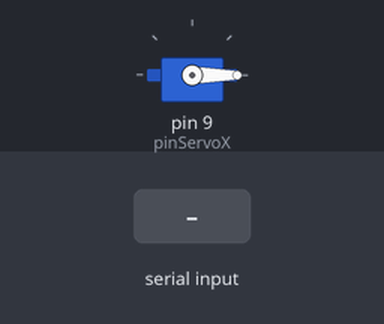
This sketch was run on a simulated Arduino Uno, built with avr-gcc and run on an emulated ATmega328P. Parts: servo. The inputs (shaded band) are chosen by the test bench.

Above: at 1.2 s.
1.3 s: "90,45\n" received over Serial
At 2.2 s:
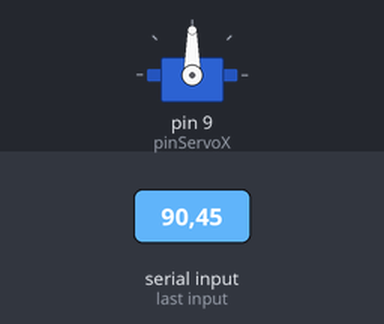
2.8 s: "30,150\n" received over Serial
At 3.2 s:
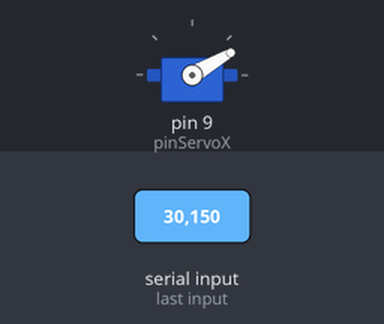
4.3 s: "200\n" received over Serial
At 4.8 s:
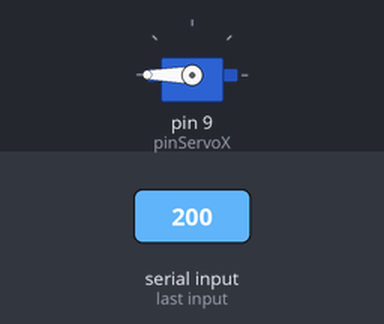
5.8 s: "90\n" received over Serial
At 6.9 s:
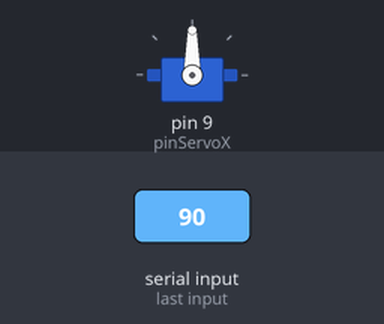
Timing chart, 0 to 8.3 s (numbered marks = the images above; inputs shaded):
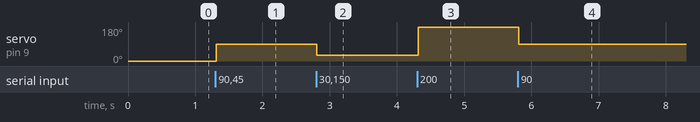

The sketch:

servo_connection.ino
```cpp
#include <Servo.h>

Servo servoX;  // Objeto Servo para el eje X

double Kp = 1.0;  // Constante proporcional
double Ki = 0.0;  // Constante integral
double Kd = 0.0;  // Constante derivativa

double errorX, lastErrorX;
double integralX, derivativeX;

double targetX;  // Posición objetivo en el eje X (coordenada de la cara)

int pinServoX = 9;  // Pin donde está conectado el servo X

void setup() {
  servoX.attach(pinServoX);  // Inicializar el servo en el pin correspondiente
  servoX.write(90);  // Posición inicial del servo (ejemplo: centrado)

  // Inicializar valores del PID
  errorX = 0;
  lastErrorX = 0;
  integralX = 0;
  derivativeX = 0;

  Serial.begin(9600);  // Iniciar comunicación serial
}

void loop() {
  if (Serial.available() > 0) {
    String data = Serial.readStringUntil('\n');
    targetX = data.toInt();  // Leer la posición objetivo desde el PC
  }

  // Calcular error en X
  double actualPositionX = servoX.read();  // Obtener posición actual del servo
  errorX = targetX - actualPositionX;

  // Calcular términos PID
  integralX += errorX;
  derivativeX = errorX - lastErrorX;

  // Calcular señal de control PID
  double outputX = Kp * errorX + Ki * integralX + Kd * derivativeX;

  // Aplicar señal de control al servo X
  double newPositionX = actualPositionX + outputX;
  servoX.write(newPositionX);

  // Actualizar valores para la siguiente iteración
  lastErrorX = errorX;

  delay(20);  // Pequeña pausa para estabilizar el movimiento
}
```

Measured:
- after the input at 1.3 s, servo on pin 9 (pinServoX): 0° → 90° at once
- after the input at 2.8 s, servo on pin 9 (pinServoX): 90° → 30° at once
- after the input at 4.3 s, servo on pin 9 (pinServoX): 30° → 180° at once
- after the input at 5.8 s, servo on pin 9 (pinServoX): 180° → 90° at once
